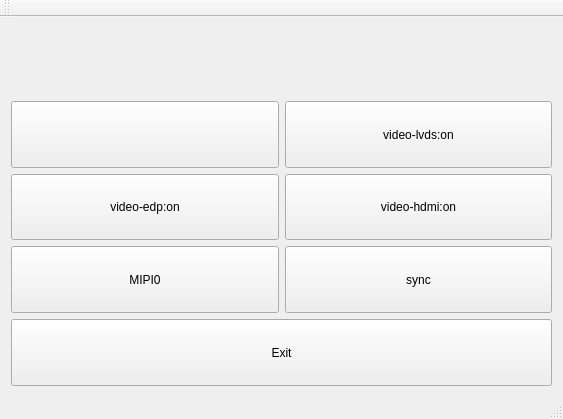
<?xml version="1.0" encoding="UTF-8"?>
<ui version="4.0">
 <class>MainWindow</class>
 <widget class="QMainWindow" name="MainWindow">
  <property name="geometry">
   <rect>
    <x>0</x>
    <y>0</y>
    <width>563</width>
    <height>419</height>
   </rect>
  </property>
  <property name="windowTitle">
   <string>ubootMenu</string>
  </property>
  <widget class="QWidget" name="centralWidget">
     <layout class="QGridLayout" name="gridLayout_3">
		<item row="0" column="0" colspan="-1">
         <widget class="QLabel" name="dispinfo">
          <property name="sizePolicy">
           <sizepolicy hsizetype="Expanding" vsizetype="Expanding">
            <horstretch>0</horstretch>
            <verstretch>0</verstretch>
           </sizepolicy>
          </property>
          <property name="text">
           <string></string>
          </property>
         </widget>
        </item>

        <item row="1" column="0">
         <widget class="QPushButton" name="video_vp0">
          <property name="sizePolicy">
           <sizepolicy hsizetype="Expanding" vsizetype="Expanding">
            <horstretch>0</horstretch>
            <verstretch>0</verstretch>
           </sizepolicy>
          </property>
          <property name="text">
           <string></string>
          </property>
         </widget>
        </item>
        <item row="1" column="1">
         <widget class="QPushButton" name="video_vp1">
          <property name="sizePolicy">
           <sizepolicy hsizetype="Expanding" vsizetype="Expanding">
            <horstretch>0</horstretch>
            <verstretch>0</verstretch>
           </sizepolicy>
          </property>
          <property name="text">
           <string>video-lvds:on</string>
          </property>
         </widget>
        </item>
        <item row="2" column="0">
         <widget class="QPushButton" name="video_vp2">
          <property name="sizePolicy">
           <sizepolicy hsizetype="Expanding" vsizetype="Expanding">
            <horstretch>0</horstretch>
            <verstretch>0</verstretch>
           </sizepolicy>
          </property>
          <property name="text">
           <string>video-edp:on</string>
          </property>
         </widget>
        </item>
        <item row="2" column="1">
         <widget class="QPushButton" name="video_vp3">
          <property name="sizePolicy">
           <sizepolicy hsizetype="Expanding" vsizetype="Expanding">
            <horstretch>0</horstretch>
            <verstretch>0</verstretch>
           </sizepolicy>
          </property>
          <property name="text">
           <string>video-hdmi:on</string>
          </property>
         </widget>
        </item>

		<item row="3" column="0">
         <widget class="QPushButton" name="primary_display">
          <property name="sizePolicy">
           <sizepolicy hsizetype="Expanding" vsizetype="Expanding">
            <horstretch>0</horstretch>
            <verstretch>0</verstretch>
           </sizepolicy>
          </property>
          <property name="text">
           <string>MIPI0</string>
          </property>
         </widget>
        </item>

		<item row="3" column="1">
         <widget class="QPushButton" name="disp_type">
          <property name="sizePolicy">
           <sizepolicy hsizetype="Expanding" vsizetype="Expanding">
            <horstretch>0</horstretch>
            <verstretch>0</verstretch>
           </sizepolicy>
          </property>
          <property name="text">
           <string>sync</string>
          </property>
         </widget>
        </item>

		<item row="4" column="0" colspan="-1">
         <widget class="QPushButton" name="exitBtn">
          <property name="sizePolicy">
           <sizepolicy hsizetype="Expanding" vsizetype="Expanding">
            <horstretch>0</horstretch>
            <verstretch>0</verstretch>
           </sizepolicy>
          </property>
          <property name="text">
           <string>Exit</string>
          </property>
         </widget>
        </item>
    </layout>
 </widget>
  <widget class="QMenuBar" name="menuBar">
   <property name="geometry">
    <rect>
     <x>0</x>
     <y>0</y>
     <width>563</width>
     <height>25</height>
    </rect>
   </property>
  </widget>
  <widget class="QToolBar" name="mainToolBar">
   <attribute name="toolBarArea">
    <enum>TopToolBarArea</enum>
   </attribute>
   <attribute name="toolBarBreak">
    <bool>false</bool>
   </attribute>
  </widget>
  <widget class="QStatusBar" name="statusBar"/>
 </widget>
 <layoutdefault spacing="6" margin="11"/>
 <resources/>
 <connections/>
</ui>
